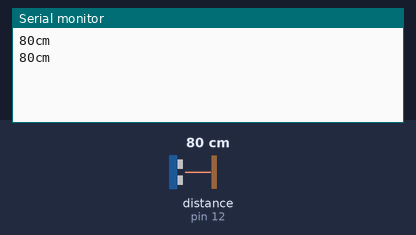
This sketch was run on a simulated Arduino Uno, built with avr-gcc and run on an emulated ATmega328P. Shown: the last lines printed to the serial monitor. The inputs (shaded band) are chosen by the test bench; at power-on: distance to the obstacle (sensor on pin 12) 80 cm. The echo pulse lasts 58.3 µs per cm.

Above: at 1.8 s.
1.9 s: distance to the obstacle (sensor on pin 12) set to 2 cm
At 2.9 s:
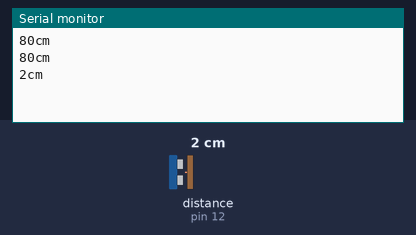
3.4 s: distance to the obstacle (sensor on pin 12) set to 4 cm
At 5.0 s:
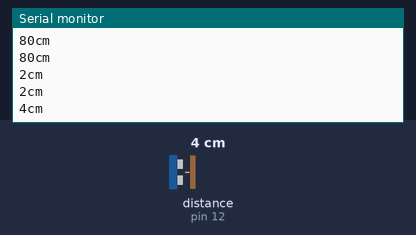
Timing chart, 0 to 6.5 s (numbered marks = the images above; inputs shaded):
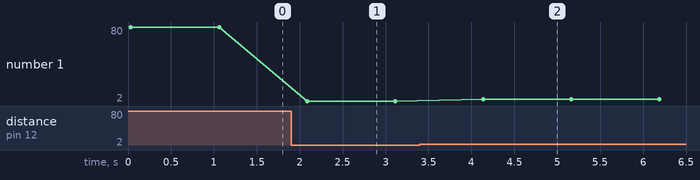

The sketch:

sr04.ino
```cpp
#include "SR04.h"

const uint8_t ECHO_PIN = 11;
const uint8_t TRIG_PIN = 12;
const uint16_t MEASURE_INTERVAL = 1000;

SR04 sr04(ECHO_PIN, TRIG_PIN);

void setup() {
    Serial.begin(9600);
}

void loop() {
    Serial.print(sr04.Distance());
    Serial.println("cm");
    delay(MEASURE_INTERVAL);
}
```

Measured:
- after the input at 1.9 s, the serial monitor: prints a new line after 0.19 s (image 1)
- after the input at 3.4 s, the serial monitor: prints a new line after 0.74 s (image 2)
- plotted number 1: 80 → 2 after the input at 1.9 s, 2 → 4 after the input at 3.4 s
